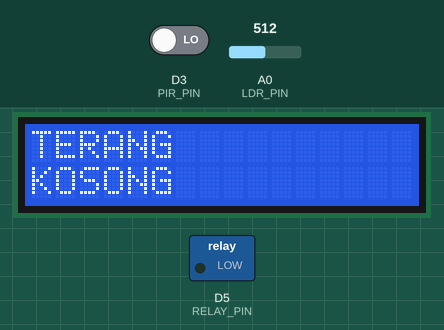
Recording of a sketch running on a simulated ESP8266 (NodeMCU). Parts: 16×2 character LCD, switched loads named in the sketch (green lamp = pin HIGH). The inputs (shaded band) are chosen by the test bench; at power-on: A0 (LDR_PIN) = 512, D3 (PIR_PIN) LOW. WiFi joins after 1.5 s; servers stay silent unless stated; what the sketch prints to the serial monitor is not drawn.

Above: at 19.1 s.
19.2 s: A0 (LDR_PIN) set to 318
20.7 s: A0 (LDR_PIN) set to 284
At 21.6 s:
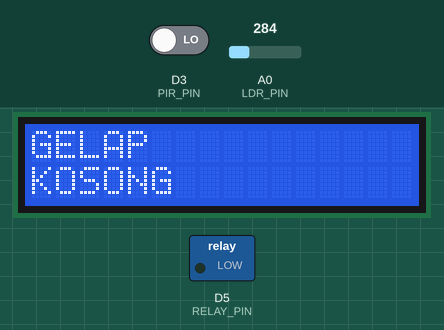
22.4 s: D3 (PIR_PIN) driven HIGH
At 22.8 s:
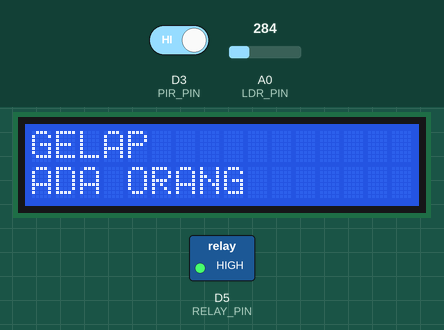
23.9 s: A0 (LDR_PIN) set to 306
At 25.2 s:
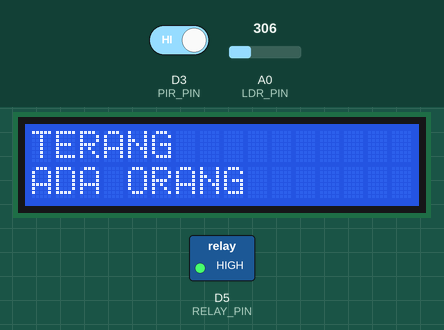
25.5 s: D3 (PIR_PIN) driven LOW
At 26.3 s:
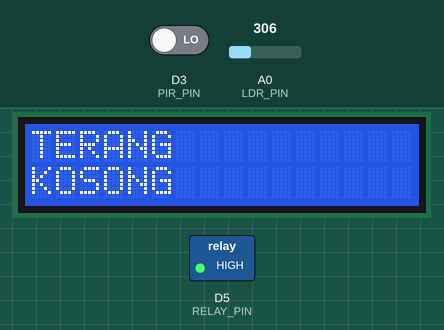
Timing chart, 0 to 31.9 s (numbered marks = the images above; inputs shaded):
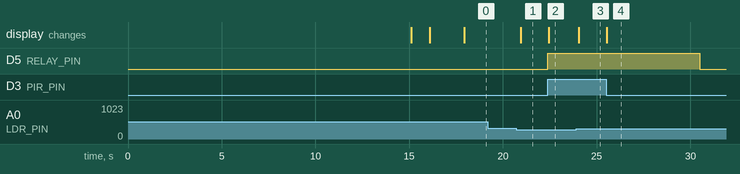

The sketch:

esp8266_DHT11_firebase.ino
```cpp
#define BLYNK_TEMPLATE_ID "TMPL6WK59dHbD"
#define BLYNK_TEMPLATE_NAME "MONITORING PIR dan LDR"
#define BLYNK_AUTH_TOKEN "4BXTjjUuNeMkZUU-0r1QoYZ7lNKKCKjw"
#define BLYNK_PRINT Serial
#include <ESP8266WiFi.h>
#include <BlynkSimpleEsp8266.h>
#include <Firebase_ESP_Client.h>
#include <Wire.h>
#include <LiquidCrystal_I2C.h>

//================ WIFI =================
char ssid[] = "BPVP-SIDOARJO";
char pass[] = "bpvpsda2024";

//============== FIREBASE ===============
// ⚠️ GANTI dengan API Key & Database URL asli dari Firebase Console
#define API_KEY "AIzaSyC9a2Tl8jRFnqaubLiXUyjoeD15E7IoQ8o"
#define DATABASE_URL "https://monitoring-sensor-pir-dan-ldr-default-rtdb.asia-southeast1.firebasedatabase.app/"
FirebaseData fbdo;
FirebaseAuth auth;
FirebaseConfig config;

//================ LCD ==================
LiquidCrystal_I2C lcd(0x27, 16, 2);

//================ PIN ==================
#define LDR_PIN A0
#define PIR_PIN D3
#define RELAY_PIN D5

//=============== SETTING ===============
#define BATAS_GELAP 300
#define RELAY_ON HIGH
#define RELAY_OFF LOW
unsigned long waktuTunggu = 5000;        // 5 detik setelah gerakan hilang lampu mati
unsigned long waktuGerakanTerakhir = 0;
unsigned long lastDisplayUpdate =0;
bool lampuMenyala = false;
BlynkTimer timer;

// Variabel global status (diupdate oleh kontrolRelay)
int nilaiLDR = 0;
bool gerakan = false;
bool gelap = false;
String statusCahaya = "TERANG";
String statusGerakan = "KOSONG";
String statusLampu = "OFF";

//========================================================
// Fungsi untuk mengirim data ke Firebase
//========================================================
void kirimFirebase(int ldr, String cahaya, String gerakan, String lampu) {
  if (Firebase.ready()) {
    Firebase.RTDB.setInt(&fbdo, "Monitoring_PIR_LDR/LDR", ldr);
    Firebase.RTDB.setString(&fbdo, "Monitoring_PIR_LDR/Cahaya", cahaya);
    Firebase.RTDB.setString(&fbdo, "Monitoring_PIR_LDR/Gerakan", gerakan);
    Firebase.RTDB.setString(&fbdo, "Monitoring_PIR_LDR/Lampu", lampu);
    Serial.println("Firebase terkirim");
  } else {
    Serial.println("Firebase belum siap");
  }
}

//========================================================
// Fungsi kontrol relay (real-time di loop)
//========================================================
void kontrolRelay() {
  // Baca sensor
  nilaiLDR = analogRead(LDR_PIN);
  gelap = (nilaiLDR < BATAS_GELAP);
  gerakan = (digitalRead(PIR_PIN) == HIGH);

  // Logika kontrol lampu
  if (!lampuMenyala) {
    if (gelap && gerakan) {
      lampuMenyala = true;
      waktuGerakanTerakhir = millis();
      digitalWrite(RELAY_PIN, RELAY_ON);
    }
  } else {
    if (gerakan) {
      waktuGerakanTerakhir = millis();
    }
    if (millis() - waktuGerakanTerakhir >= waktuTunggu) {
      lampuMenyala = false;
      digitalWrite(RELAY_PIN, RELAY_OFF);
    }
  }

  // Update string status (digunakan oleh tampilan dan cloud)
  statusCahaya = gelap ? "GELAP" : "TERANG";
  statusGerakan = gerakan ? "ADA ORANG" : "KOSONG";
  statusLampu = lampuMenyala ? "ON" : "OFF";
}

//========================================================
// Fungsi update LCD & Serial (real-time, dipanggil di loop)
//========================================================
void updateLCDSerial() {
  // LCD tanpa clear, cukup timpa dengan spasi
  lcd.setCursor(0, 0);
  lcd.print("      "); // 16 spasi
  lcd.setCursor(0, 1);
  lcd.print("         ");
  lcd.setCursor(0, 0);
  lcd.print(statusCahaya);
  lcd.setCursor(0, 1);
  lcd.print(statusGerakan);

  // Serial Monitor
  Serial.print("LDR : "); Serial.print(nilaiLDR);
  Serial.print(" | Cahaya : "); Serial.print(statusCahaya);
  Serial.print(" | PIR : "); Serial.print(statusGerakan);
  Serial.print(" | Lampu : "); Serial.println(statusLampu);
}

//========================================================
// Fungsi kirim ke Blynk & Firebase (dipanggil timer 5 detik)
//========================================================
void kirimCloud() {
  // Blynk
  Blynk.virtualWrite(V0, nilaiLDR);
  Blynk.virtualWrite(V1, gerakan);
  Blynk.virtualWrite(V2, lampuMenyala);
  Blynk.virtualWrite(V3, statusCahaya);
  Blynk.virtualWrite(V4, statusGerakan);
  Blynk.virtualWrite(V5, "MONITORING PIR & LDR");

  // Firebase
  kirimFirebase(nilaiLDR, statusCahaya, statusGerakan, statusLampu);
}

//========================================================
void setup() {
  Serial.begin(115200);
  Serial.println("ESP8266 START");

  pinMode(PIR_PIN, INPUT);
  pinMode(RELAY_PIN, OUTPUT);
  digitalWrite(RELAY_PIN, RELAY_OFF);

  Wire.begin(D2, D1);
  lcd.init();
  lcd.backlight();
  lcd.setCursor(0, 0);
  lcd.print("Kalibrasi PIR");
  lcd.setCursor(0, 1);
  lcd.print("Tunggu 15 dtk");
  delay(15000);
  lcd.clear();
  lcd.print("Sistem Aktif");
  delay(1000);
  lcd.clear();

  // Blynk
  Serial.println("Blynk Connect");
  Blynk.begin(BLYNK_AUTH_TOKEN, ssid, pass);
  Serial.println("Blynk OK");

  // Firebase
  config.api_key = API_KEY;
  config.database_url = DATABASE_URL;
  if (Firebase.signUp(&config, &auth, "", "")) {
    Serial.println("Firebase Anonymous Login OK");
  } else {
    Serial.println("Firebase Login Gagal");
  }
  Firebase.begin(&config, &auth);
  Firebase.reconnectWiFi(true);

  // Timer untuk kirim cloud setiap 5 detik
  timer.setInterval(5000L, kirimCloud);
}

void loop() {
  Blynk.run();
  timer.run();

  // Kontrol relay real-time
  kontrolRelay();

  // Update tampilan LCD & Serial real-time
  if (millis() - lastDisplayUpdate >= 500) {
    lastDisplayUpdate = millis();
    updateLCDSerial();
  }

  yield();
}
```

Measured:
- the behaviour switches between 300 and 299 on A0 (LDR_PIN) (found by bisection; images 0 and 1)
- after the input at 19.2 s, every drawn part: stays the same
- after the input at 20.7 s, the display: changes after 0.24 s (image 1)
- after the input at 22.4 s, D5 (RELAY_PIN): LOW → HIGH at once; the display: changes at once (image 2)
- after the input at 23.9 s, the display: changes after 0.14 s (image 3)
- after the input at 25.5 s, D5 (RELAY_PIN): HIGH → LOW after 5.0 s; the display: changes at once (image 4)
